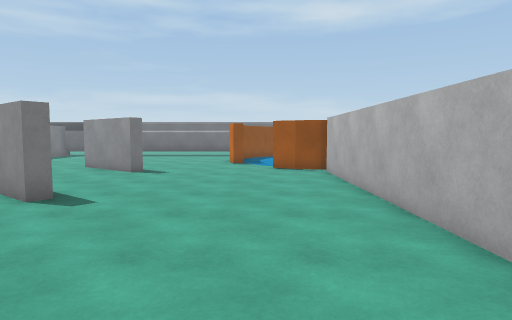
view 1 (above)

17 first-person views from a walk through a Unity game level. The camera is 1.3 m above the floor, tilts 4° down and sees 75° across. The floor is counted in squares, 1 m on a side. Each view is taken from the middle of a square. On the plan, view 1 faces up. The plan holds only what a view shows up to about 14 squares ahead; the rest is blank. The place goes on beyond the plan. The player character is not drawn. Some animated figures are not drawn.

view 2
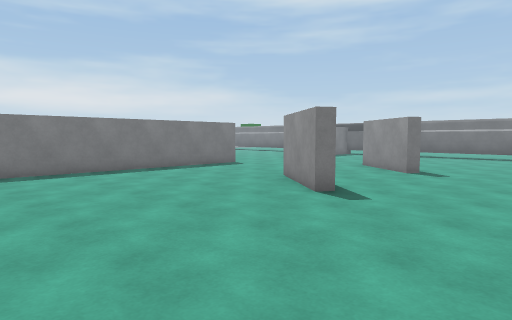

view 3
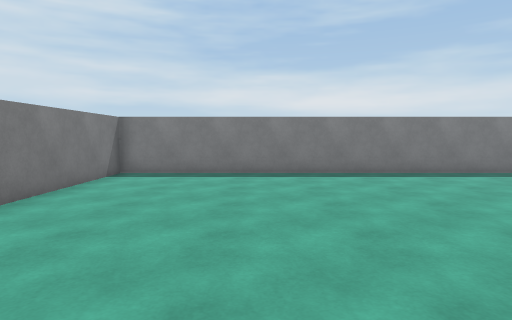

view 4
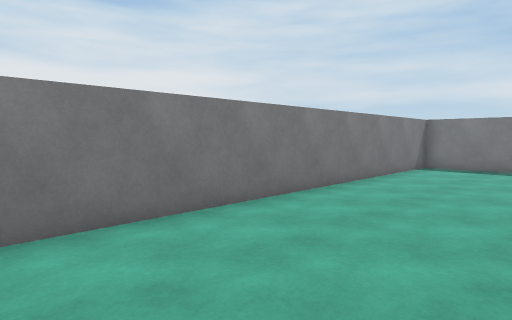

view 5
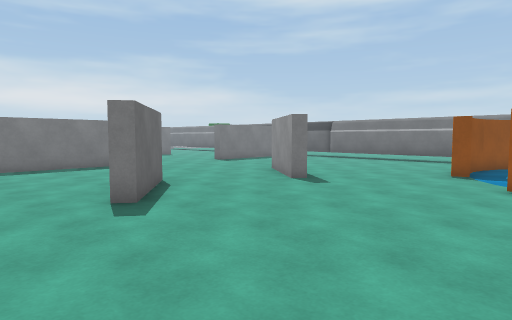

view 6
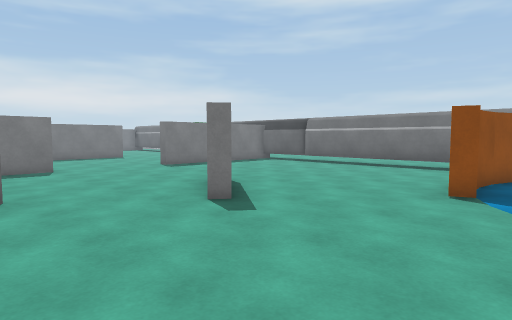

view 7
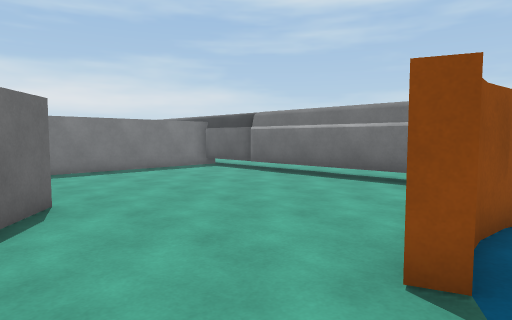

view 8
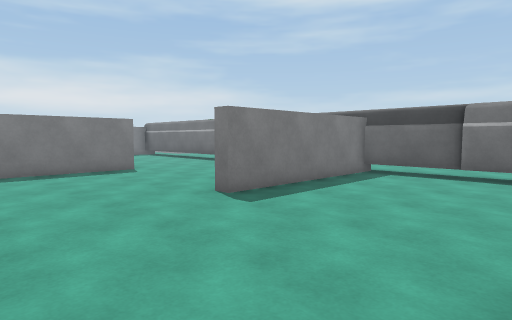

view 9
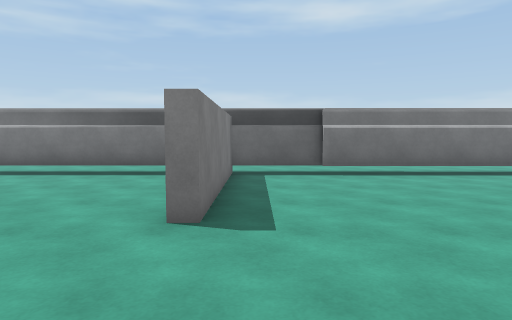

view 10
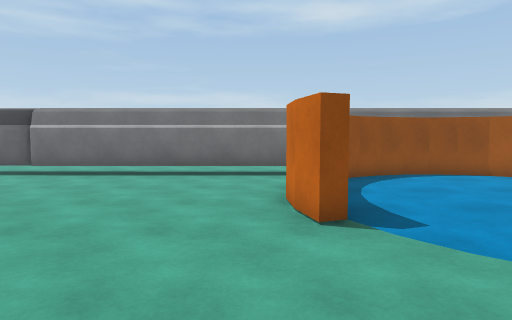

view 11
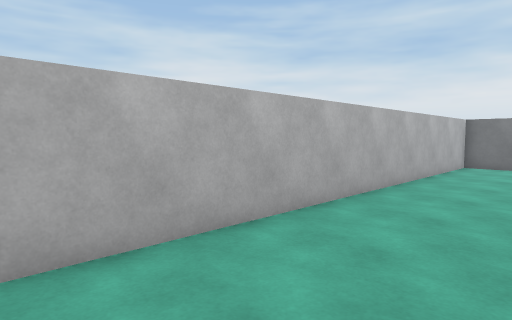

view 12
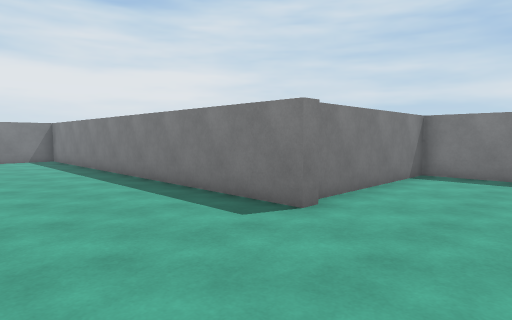

view 13
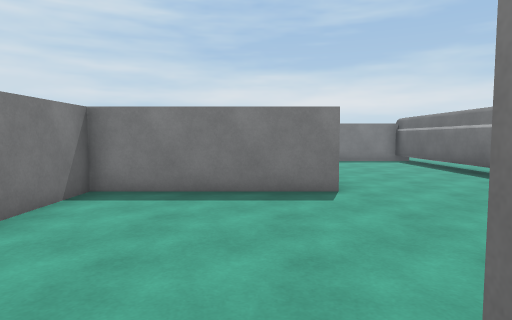

view 14
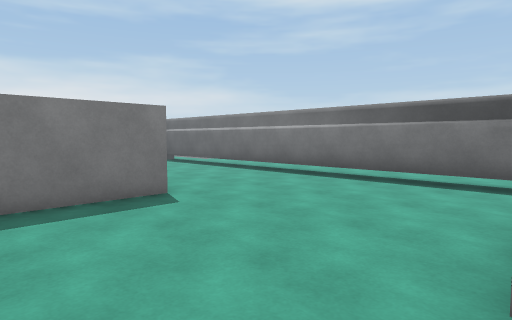

view 15
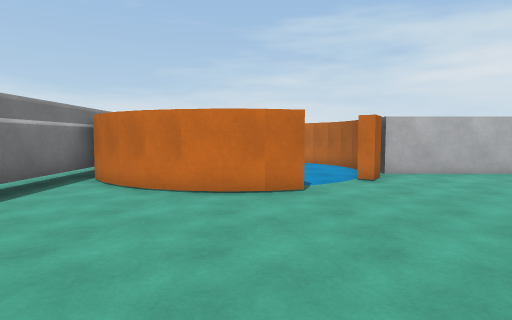

view 16
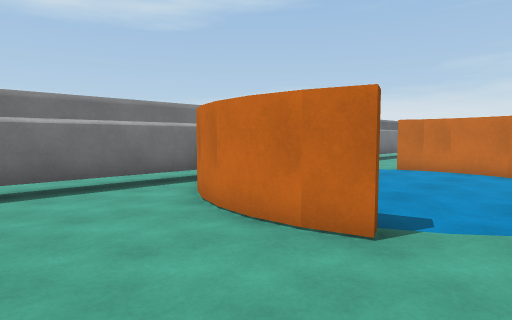

view 17
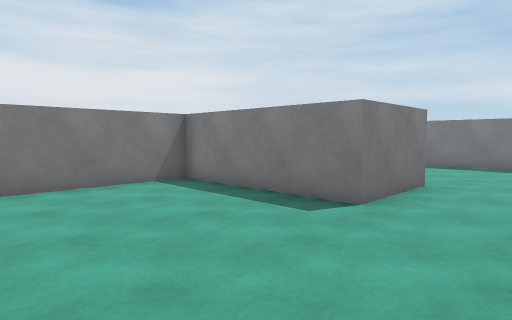

### Floor plan
Points are (right, up) in squares from view 1. A wall is a line through its corners. A room is listed if a view was taken in it or the views show most of it. See-through windows are left out.
Room 1 (views 1, 2, 3, 4, 5, 6, 7, 8, 9, 10, 11, 12, 13, 14, 15, 16, 17)
walls: (-7.1, 9.1) (-4.3, 6.9) (-4.6, 6.5) (-7.4, 8.7); (-4.2, 12.6) (-4.6, 12.2) (-7.3, 14.3); (-7, 14.7) (-5.8, 13.7); (-13.4, 11.4) (-12.8, 11.4) (-12.8, -4.8) (2.6, -4.8) (2.6, 12.5); (-1.1, 15.8) (-1.3, 16.8) (-1.4, 17.8); (-1.4, 17.6) (-1.3, 18.8); (1.6, 13.1) (0.7, 13.5) (1, 14); (-1.3, 18.6) (-0.9, 19.7); (2.6, 12.7) (1.5, 13.1); (-1, 19.6) (-0.4, 20.6); (-0.5, 20.4) (0.2, 21.3); (-14.1, 22.4) (-23.5, 22.4); (-12.8, 23) (-12.8, 16) (-13.4, 16); (0.2, 21.2) (1, 21.8); (2.2, 22.4) (-12.9, 22.4); (-23.4, 17) (-19.9, 17) (-19.9, 11.1) (-13.8, 11.1)
ways out: opening at (-0.5, 15)

Where each view was taken, in squares from view 1:
view 1: 0 up, 0 right, facing up
view 2: 0 up, 0 right, facing up-left
view 3: 0 up, 1 left, facing left
view 4: 0 up, 2 right, facing down-left
view 5: 4 up, 2 right, facing up-left
view 6: 8 up, 1 right, facing up-left
view 7: 13 up, 0 right, facing up-left
view 8: 11 up, 7 left, facing up-left
view 9: 11 up, 12 left, facing up
view 10: 11 up, 2 left, facing up
view 11: 11 up, 1 left, facing down-right
view 12: 15 up, 8 left, facing down-left
view 13: 15 up, 12 left, facing left
view 14: 13 up, 13 left, facing up-left
view 15: 17 up, 9 left, facing right
view 16: 14 up, 5 left, facing up-right
view 17: 20 up, 14 left, facing down-left
